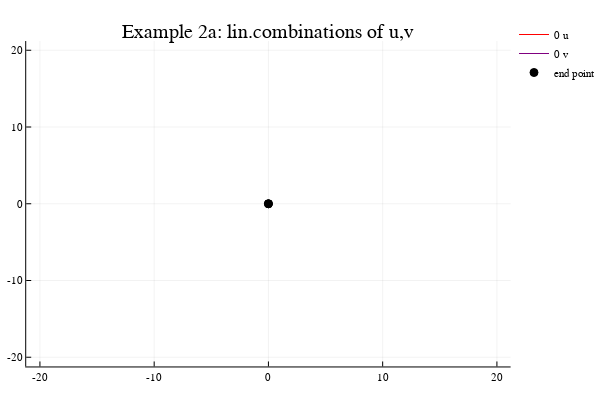

Source (notebook cell):
### Markdown cell above
## Example 2a.  Plot a possible linear combination using two vectors in $\mathbb{R}^2$

Here, random integer weights ($a_1$ and $a_2$) between -5 and 5 for the two vectors are chosen. 

To see a different randomly generated linear combination, select the following cell by single-clicking anywhere in the gray code area.  Then hit the "Run" button.

### Code cell
# Example 2a
using Plots
plotly()

u=[2,-1]; v=[6,4]; 


a1=rand(-5:5); a2=rand(-5:5);
U=u*a1; V=v*a2; 

while abs(U[1]+V[1])>20 || abs(U[2]+V[2])>20
   a1=rand(-5:5)
    a2=rand(-5:5)
    U=u*a1 
    V=v*a2

end

xu=[0,U[1]];
yu=[0,U[2]];
plot(xu,yu, title="Example 2a: lin.combinations of u,v", label="$a1 u", linecolor="red",lims=[-20,20])

xv=[U[1],U[1]+V[1]];
yv=[U[2],U[2]+V[2]];
plot!(xv,yv, linecolor="purple", label="$a2 v")

scatter!([U[1]+V[1], U[1]+V[1]],[U[2]+V[2],U[2]+V[2]], markercolor="black", label="end point")

### Figure 1 — Plotly figure (JSON) as saved in the notebook; plotly's stock layout.template omitted (floating-point values rounded to 4 significant figures)
{"data": [{"colorbar": {"title": ""}, "hoverinfo": "text", "legendgroup": "0 u", "line": {"color": "rgba(255, 0, 0, 1.000)", "dash": "solid", "shape": "linear", "width": 1}, "mode": "lines", "name": "0 u", "showlegend": true, "text": [null, null], "type": "scatter", "x": [0, 0], "xaxis": "x1", "y": [0, 0], "yaxis": "y1", "zmax": 0.1, "zmin": -0.1}, {"colorbar": {"title": ""}, "hoverinfo": "text", "legendgroup": "0 v", "line": {"color": "rgba(128, 0, 128, 1.000)", "dash": "solid", "shape": "linear", "width": 1}, "mode": "lines", "name": "0 v", "showlegend": true, "text": [null, null], "type": "scatter", "x": [0, 0], "xaxis": "x1", "y": [0, 0], "yaxis": "y1", "zmax": 0.1, "zmin": -0.1}, {"colorbar": {"title": ""}, "hoverinfo": "text", "legendgroup": "end point", "marker": {"color": "rgba(0, 0, 0, 1.000)", "line": {"color": "rgba(0, 0, 0, 1.000)", "width": 1}, "size": 8, "symbol": "circle"}, "mode": "markers", "name": "end point", "showlegend": true, "text": [null, null], "type": "scatter", "x": [0, 0], "xaxis": "x1", "y": [0, 0], "yaxis": "y1", "zmax": 0.1, "zmin": -0.1}], "layout": {"annotations": [{"font": {"color": "rgba(0, 0, 0, 1.000)", "family": "sans-serif", "size": 20}, "rotation": 0, "showarrow": false, "text": "Example 2a: lin.combinations of u,v", "x": 0.5222, "xanchor": "center", "xref": "paper", "y": 1, "yanchor": "top", "yref": "paper"}], "height": 400, "legend": {"bgcolor": "rgba(255, 255, 255, 1.000)", "bordercolor": "rgba(0, 0, 0, 1.000)", "font": {"color": "rgba(0, 0, 0, 1.000)", "family": "sans-serif", "size": 11}, "tracegroupgap": 0, "x": 1, "y": 1}, "margin": {"b": 20, "l": 0, "r": 0, "t": 20}, "paper_bgcolor": "rgba(255, 255, 255, 1.000)", "plot_bgcolor": "rgba(255, 255, 255, 1.000)", "showlegend": true, "width": 600, "xaxis": {"anchor": "y1", "domain": [0.05101, 0.9934], "gridcolor": "rgba(0, 0, 0, 0.100)", "gridwidth": 0.5, "linecolor": "rgba(0, 0, 0, 1.000)", "mirror": false, "range": [-21.2, 21.2], "showgrid": true, "showline": true, "showticklabels": true, "tickangle": 0, "tickcolor": "rgb(0, 0, 0)", "tickfont": {"color": "rgba(0, 0, 0, 1.000)", "family": "sans-serif", "size": 11}, "tickmode": "array", "ticks": "inside", "ticktext": ["-20", "-10", "0", "10", "20"], "tickvals": [-20, -10, 0, 10, 20], "title": "", "titlefont": {"color": "rgba(0, 0, 0, 1.000)", "family": "sans-serif", "size": 15}, "type": "-", "visible": true, "zeroline": false, "zerolinecolor": "rgba(0, 0, 0, 1.000)"}, "yaxis": {"anchor": "x1", "domain": [0.03762, 0.9415], "gridcolor": "rgba(0, 0, 0, 0.100)", "gridwidth": 0.5, "linecolor": "rgba(0, 0, 0, 1.000)", "mirror": false, "range": [-21.2, 21.2], "showgrid": true, "showline": true, "showticklabels": true, "tickangle": 0, "tickcolor": "rgb(0, 0, 0)", "tickfont": {"color": "rgba(0, 0, 0, 1.000)", "family": "sans-serif", "size": 11}, "tickmode": "array", "ticks": "inside", "ticktext": ["-20", "-10", "0", "10", "20"], "tickvals": [-20, -10, 0, 10, 20], "title": "", "titlefont": {"color": "rgba(0, 0, 0, 1.000)", "family": "sans-serif", "size": 15}, "type": "-", "visible": true, "zeroline": false, "zerolinecolor": "rgba(0, 0, 0, 1.000)"}}}
